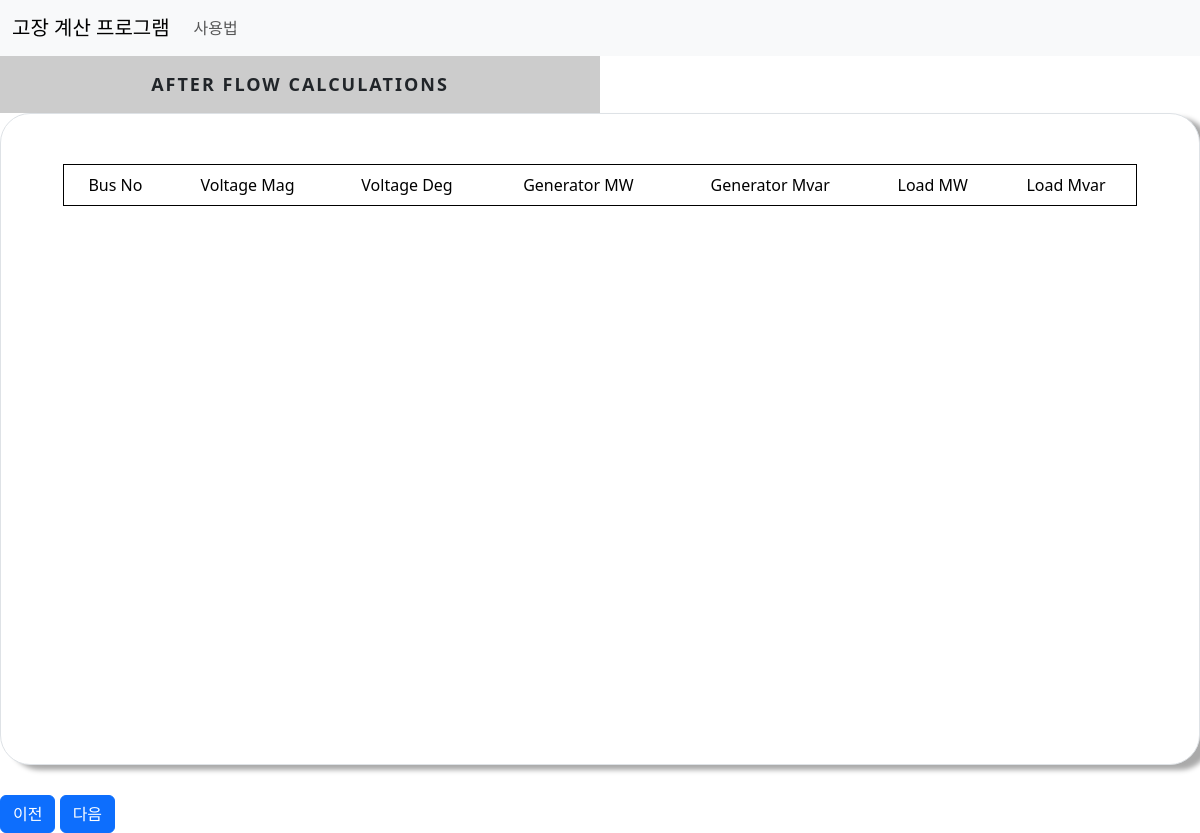
The page /flow/ on the database as committed earlier.
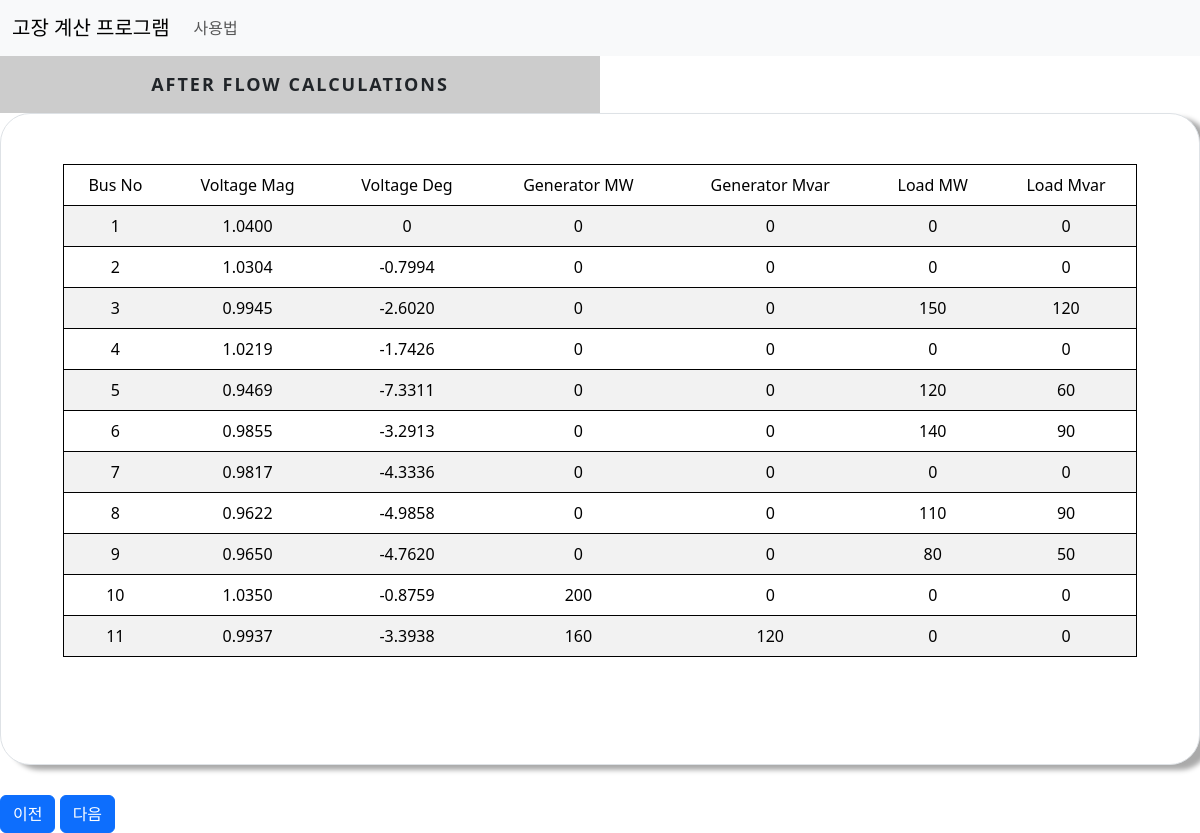
The same page on the database as committed later.
### cal/models.py (models this page shows)
class Afterflow(models.Model):
    Bus_No =models.SmallIntegerField()
    Voltage_Mag = models.FloatField(default=0)
    Voltage_Deg = models.FloatField(default=0)
    Generator_MW = models.FloatField(default=0)
    Generator_Mvar = models.FloatField(default=0)
    Load_MW = models.FloatField(default=0)
    Load_Mvar = models.FloatField(default=0)

### cal/views.py (the view)
# urls.py: path('flow/',views.flow, name='flow'),
def flow(request):
    afterflow=Afterflow.objects.all()
    fault_con = FaultCondition.objects.get(to_find=True)
    context={'afterflow':afterflow, 'fault_con':fault_con}
    return render(request,'cal/flow.html',context=context)

### cal/templates/cal/flow.html (shortened to what this page needs)
{% extends './base.html'%}
{% load static %}
{% block content %}
<div class="main">
    <div class="tab other">
      <label for="tab-1">After Flow calculations</label>
    </div>
    <div class="content">
      <div class="content-dis">
        <div class="border">
          <div class="container  fault">
            <table class="table table-striped">
              <thead>
                <tr>
                  <td>Bus No</td>
                  <td>Voltage Mag</td>
                  <td>Voltage Deg</td>
                  <td>Generator MW</td>
                  <td>Generator Mvar</td>
                  <td>Load MW</td>
                  <td>Load Mvar</td>
                </tr>
              </thead>
              <tbody>
                {% for i in afterflow %}
                <tr>
                  <td>{{i.Bus_No}}</td>
                  <td>{{i.Voltage_Mag|floatformat:-4}}</td>
                  <td>{{i.Voltage_Deg|floatformat:-4}}</td>
                  <td>{{i.Generator_MW|floatformat:-4}}</td>
                  <td>{{i.Generator_Mvar|floatformat:-4}}</td>
                  <td>{{i.Load_MW|floatformat:-4}}</td>
                  <td>{{i.Load_Mvar|floatformat:-4}}</td>
                </tr>
                {% endfor %}
              </tbody>
            </table>
          </div>
        </div>
      </div>
    </div>
  </div>
  <a class="btn btn-primary" href="{% url 'initial' %}">이전</a>
  {% if fault_con.is_bus_fault %}
    {% if fault_con.fault_type == 0 %}
      <a class="btn btn-primary" href="{% url 'ybus' %}">다음</a>
    {% else%}
      <a class="btn btn-primary" href="{% url 'transformer' %}">다음</a>
    {% endif %}
  {% else %}
    <a class="btn btn-primary" href="{% url 'slider' %}">다음</a>
  {% endif %}
{% endblock content%}

Rows that differ between the two databases and show on the page:
added Afterflow: Bus_No "1", Voltage_Mag "1.0400", Voltage_Deg "0", Generator_MW "0", Generator_Mvar "0", Load_MW "0", Load_Mvar "0"
added Afterflow: Bus_No "2", Voltage_Mag "1.0304", Voltage_Deg "-0.7994", Generator_MW "0", Generator_Mvar "0", Load_MW "0", Load_Mvar "0"
added Afterflow: Bus_No "3", Voltage_Mag "0.9945", Voltage_Deg "-2.6020", Generator_MW "0", Generator_Mvar "0", Load_MW "150", Load_Mvar "120"
added Afterflow: Bus_No "4", Voltage_Mag "1.0219", Voltage_Deg "-1.7426", Generator_MW "0", Generator_Mvar "0", Load_MW "0", Load_Mvar "0"
added Afterflow: Bus_No "5", Voltage_Mag "0.9469", Voltage_Deg "-7.3311", Generator_MW "0", Generator_Mvar "0", Load_MW "120", Load_Mvar "60"
added Afterflow: Bus_No "6", Voltage_Mag "0.9855", Voltage_Deg "-3.2913", Generator_MW "0", Generator_Mvar "0", Load_MW "140", Load_Mvar "90"
added Afterflow: Bus_No "7", Voltage_Mag "0.9817", Voltage_Deg "-4.3336", Generator_MW "0", Generator_Mvar "0", Load_MW "0", Load_Mvar "0"
added Afterflow: Bus_No "8", Voltage_Mag "0.9622", Voltage_Deg "-4.9858", Generator_MW "0", Generator_Mvar "0", Load_MW "110", Load_Mvar "90"
added Afterflow: Bus_No "9", Voltage_Mag "0.9650", Voltage_Deg "-4.7620", Generator_MW "0", Generator_Mvar "0", Load_MW "80", Load_Mvar "50"
added Afterflow: Bus_No "10", Voltage_Mag "1.0350", Voltage_Deg "-0.8759", Generator_MW "200", Generator_Mvar "0", Load_MW "0", Load_Mvar "0"
added Afterflow: Bus_No "11", Voltage_Mag "0.9937", Voltage_Deg "-3.3938", Generator_MW "160", Generator_Mvar "120", Load_MW "0", Load_Mvar "0"
